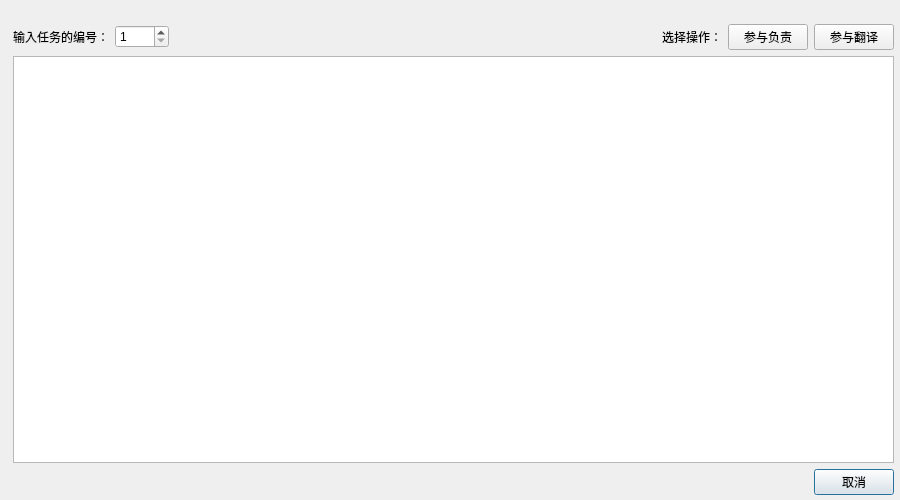
<?xml version="1.0" encoding="UTF-8"?>
<ui version="4.0">
 <class>Show_All_Tasks</class>
 <widget class="QDialog" name="Show_All_Tasks">
  <property name="geometry">
   <rect>
    <x>0</x>
    <y>0</y>
    <width>900</width>
    <height>500</height>
   </rect>
  </property>
  <property name="windowTitle">
   <string>所有任务</string>
  </property>
  <widget class="QWidget" name="layoutWidget">
   <property name="geometry">
    <rect>
     <x>13</x>
     <y>24</y>
     <width>881</width>
     <height>471</height>
    </rect>
   </property>
   <layout class="QVBoxLayout" name="verticalLayout">
    <item>
     <layout class="QHBoxLayout" name="horizontalLayout">
      <item>
       <widget class="QLabel" name="label">
        <property name="text">
         <string>输入任务的编号：</string>
        </property>
       </widget>
      </item>
      <item>
       <widget class="QSpinBox" name="spinBox_id">
        <property name="minimum">
         <number>1</number>
        </property>
        <property name="maximum">
         <number>1000</number>
        </property>
        <property name="value">
         <number>1</number>
        </property>
       </widget>
      </item>
      <item>
       <spacer name="horizontalSpacer_2">
        <property name="orientation">
         <enum>Qt::Horizontal</enum>
        </property>
        <property name="sizeHint" stdset="0">
         <size>
          <width>40</width>
          <height>20</height>
         </size>
        </property>
       </spacer>
      </item>
      <item>
       <widget class="QLabel" name="label_2">
        <property name="text">
         <string>选择操作：</string>
        </property>
       </widget>
      </item>
      <item>
       <widget class="QPushButton" name="pushButton_resp">
        <property name="text">
         <string>参与负责</string>
        </property>
       </widget>
      </item>
      <item>
       <widget class="QPushButton" name="pushButton_trsl">
        <property name="text">
         <string>参与翻译</string>
        </property>
       </widget>
      </item>
     </layout>
    </item>
    <item>
     <widget class="QTableView" name="tableView">
      <attribute name="verticalHeaderVisible">
       <bool>false</bool>
      </attribute>
     </widget>
    </item>
    <item>
     <layout class="QHBoxLayout" name="horizontalLayout_2">
      <item>
       <spacer name="horizontalSpacer">
        <property name="orientation">
         <enum>Qt::Horizontal</enum>
        </property>
        <property name="sizeHint" stdset="0">
         <size>
          <width>40</width>
          <height>20</height>
         </size>
        </property>
       </spacer>
      </item>
      <item>
       <widget class="QPushButton" name="pushButton_cancel">
        <property name="text">
         <string>取消</string>
        </property>
        <property name="default">
         <bool>true</bool>
        </property>
       </widget>
      </item>
     </layout>
    </item>
   </layout>
  </widget>
 </widget>
 <resources/>
 <connections/>
</ui>
